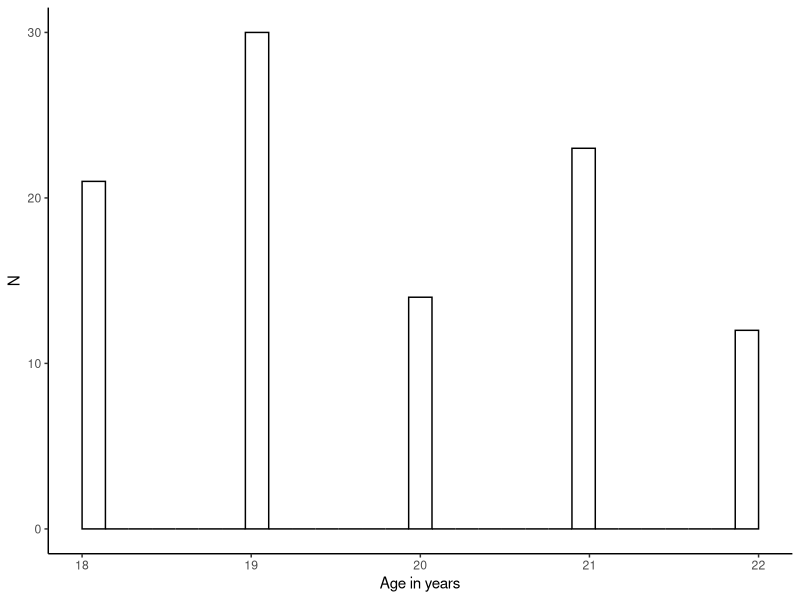
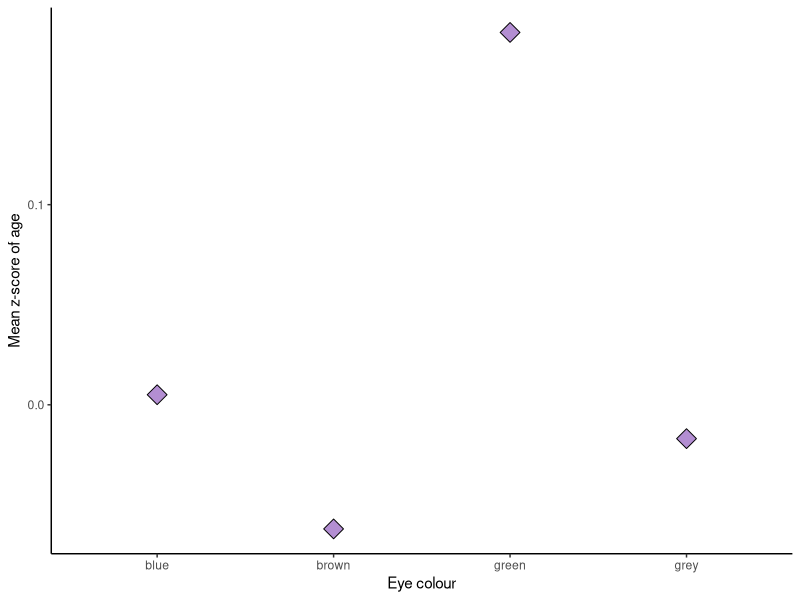

These charts were generated, in order, by the following R code:
## ---- chunk 1
library(tidyverse)
knitr::opts_chunk$set(echo = T)
## ---- chunk 2
n <- 100 # sample size
# let's create us some data
my_data <- tibble(
  id = sample(x = 1000:1999, # numbers we're sampling from
               # how many numbers are we drawing? (n defined in 1st line of code)
              size = n),
  age = sample(x = 18:22,
               size = n,
               # n is larger than number of things we're sampling from so we need
               # sample with replacement
               replace = TRUE),
  eye_col = sample(c("blue", "green", "grey", "brown"),
                   size = n,
                   replace = TRUE,
                   # probabilities of sampling each colour
                   prob = c(.3, .12, .09, .49))
)
## ---- chunk 3
filter(.data = my_data, age <= 19 | eye_col == "brown")
## ---- chunk 4
filter(.data = my_data, age > 19 & age < 22)
## ---- chunk 5
mutate(.data = my_data,
       eye_col = factor(eye_col), # turn eye_col into a factor of itself
       age_z = scale(age)) # create new variable age_z
## ---- chunk 6
my_data2 <- mutate(.data = my_data,
                  eye_col = factor(eye_col),
                  age_z = scale(age))

my_data2 <- mutate(my_data2, age_z_abs = abs(age_z))
## ---- chunk 7
my_data2
## ---- chunk 8
my_data2 %>%
  ggplot(mapping = aes(x = age)) +
  geom_histogram(color = "black", fill = "white") +
  labs(x = "Age in years", y = "N") +
  theme_classic()
## ---- chunk 9
my_data %>%
  group_by(eye_col) %>%
  summarise(mean_age = mean(age),
            sd_age = sd(age))
## ---- chunk 10
my_data %>%
  mutate(age_z = scale(age)) %>%
  group_by(eye_col) %>%
  summarise(mean_age_z = mean(age_z))
## ---- chunk 11
my_data %>%
  mutate(age_z = scale(age)) %>%
  group_by(eye_col) %>%
  summarise(mean_age_z = mean(age_z)) %>%
  ggplot(mapping = aes(x = eye_col, y = mean_age_z)) +
  geom_point(fill = "#b38ed2", size = 5, shape = 23) +
  labs(x = "Eye colour", y = "Mean z-score of age") +
  theme_classic()
